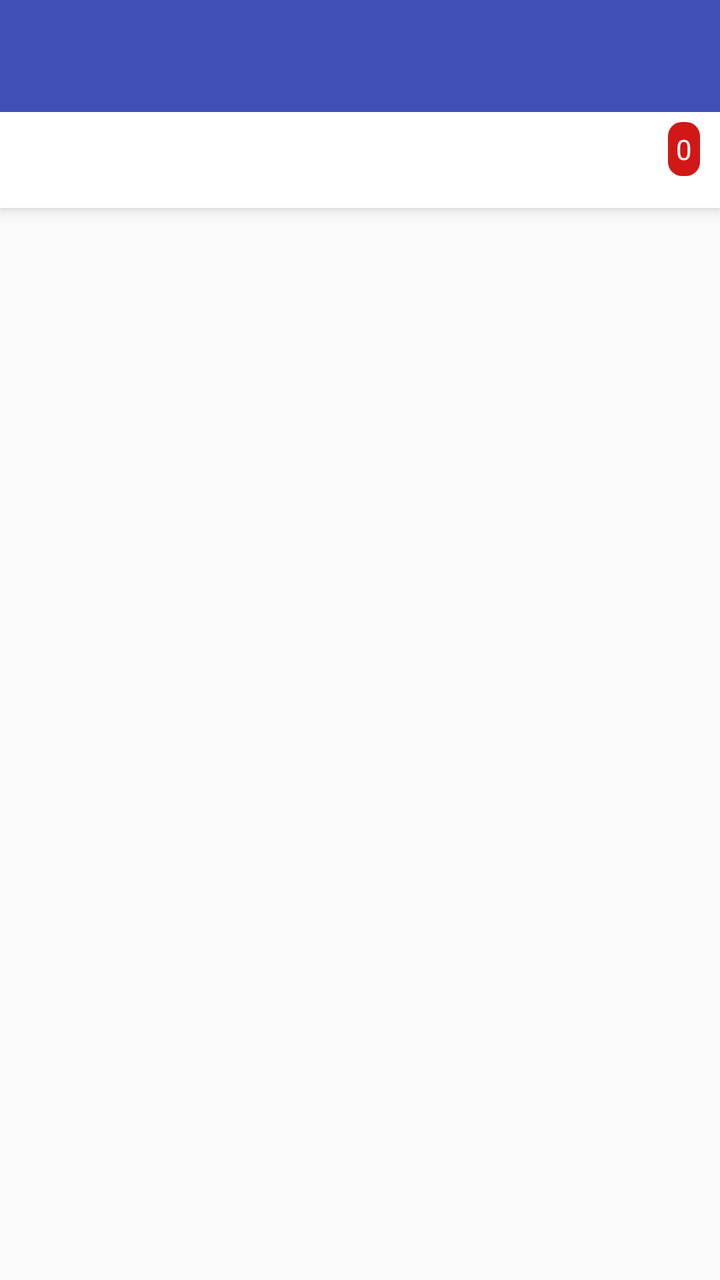
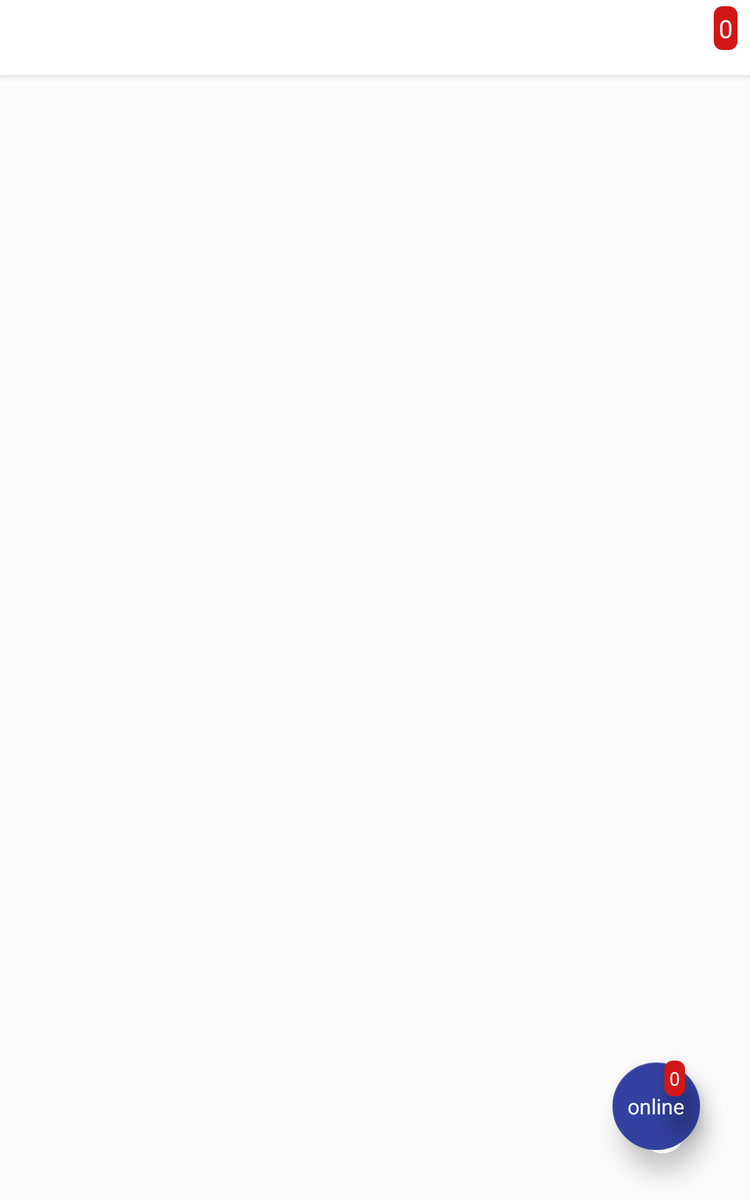

An Android layout and its configuration variant, each rendered on a device that would load it. The default file and the variant file are quoted in full after the pictures.
<!-- AndroidManifest.xml: application theme AppTheme -->
<!-- res/layout/activity_trang_chu_offline.xml -->
<?xml version="1.0" encoding="utf-8"?>
<android.support.design.widget.CoordinatorLayout xmlns:android="http://schemas.android.com/apk/res/android"
    xmlns:app="http://schemas.android.com/apk/res-auto"
    xmlns:tools="http://schemas.android.com/tools"
    android:layout_width="match_parent"
    android:layout_height="match_parent"
    tools:context="com.techhub.chatadminnodejs.TrangChuActivity">


    <android.support.v4.widget.DrawerLayout
        android:id="@+id/drawerlayout"
        android:layout_width="match_parent"
        android:layout_height="match_parent">


        <RelativeLayout
            android:id="@+id/toolbarmhc1"
            android:layout_width="wrap_content"
            android:layout_height="wrap_content">

            <android.support.design.widget.CoordinatorLayout
                android:layout_width="match_parent"
                android:layout_height="match_parent">

                <android.support.design.widget.AppBarLayout
                    android:id="@+id/appbarmhc"
                    android:layout_width="match_parent"
                    android:layout_height="wrap_content"
                    android:theme="@style/ThemeOverlay.AppCompat.Light">
                    <RelativeLayout

                        android:layout_width="match_parent"
                        android:layout_height="wrap_content">
                        <android.support.v7.widget.Toolbar
                            app:theme="@style/ThemeOverlay.AppCompat.Dark"
                            android:id="@+id/toolbartrangchuoffline"
                            android:layout_width="match_parent"
                            android:layout_height="?attr/actionBarSize"></android.support.v7.widget.Toolbar>
                        <RelativeLayout
                            android:layout_width="match_parent"
                            android:layout_height="wrap_content">
                            <com.daasuu.bl.BubbleLayout
                                android:id="@+id/paddingtvcounttrangchuoffline"
                                android:layout_width="wrap_content"
                                android:layout_height="wrap_content"

                                android:visibility="gone"
                                android:layout_marginLeft="25dp"
                                android:layout_marginTop="10dp"
                                app:bl_arrowDirection="left"
                                app:bl_arrowHeight="5dp"
                                app:bl_arrowPosition="13dp"
                                app:bl_arrowWidth="10dp"
                                app:bl_bubbleColor="#d61811"
                                app:bl_cornersRadius="10dp">
                                <TextView
                                    android:textSize="10sp"
                                    android:id="@+id/tvcoutitemtrangchumenuoffline"
                                    android:text="0"
                                    android:padding="5dp"
                                    android:textColor="#ffffff"
                                    android:layout_width="wrap_content"
                                    android:layout_height="wrap_content" />
                            </com.daasuu.bl.BubbleLayout>
                        </RelativeLayout>

                        <android.support.design.widget.TabLayout
                            android:layout_below="@+id/toolbartrangchuoffline"
                            android:id="@+id/tablayoutmenuoffline"
                            android:layout_width="match_parent"
                            android:layout_height="wrap_content"
                            android:background="#ffffff"
                            app:tabGravity="fill"
                            app:tabIndicatorColor="#858381"
                            app:tabIndicatorHeight="3dp"
                            app:tabMode="fixed"
                            app:tabSelectedTextColor="#646362"
                            app:tabTextAppearance="@style/TabLayoutStyle"
                            app:tabTextColor="#969390">

                        </android.support.design.widget.TabLayout>

                        <RelativeLayout
                            android:layout_below="@+id/toolbartrangchuoffline"

                            android:layout_width="match_parent"
                            android:layout_height="match_parent">
                            <TextView

                                android:id="@+id/tvcartnboffline"
                                android:layout_width="wrap_content"
                                android:layout_height="wrap_content"
                                android:padding="4dp"
                                android:layout_alignParentRight="true"
                                android:layout_marginRight="10dp"
                                android:layout_marginTop="5dp"
                                android:background="@drawable/padingbagecart"
                                android:gravity="center"
                                android:text="0"
                                android:textColor="#fffffe" />
                        </RelativeLayout>

                    </RelativeLayout>
                </android.support.design.widget.AppBarLayout>


                <android.support.v4.view.ViewPager
                    android:id="@+id/viewpagemhcoffline"
                    app:layout_behavior="@string/appbar_scrolling_view_behavior"
                    android:layout_width="match_parent"
                    android:layout_height="match_parent"
                    android:layout_marginBottom="?attr/actionBarSize"
                    >
                </android.support.v4.view.ViewPager>


            </android.support.design.widget.CoordinatorLayout>








        </RelativeLayout>


        <android.support.design.widget.NavigationView
            android:id="@+id/navigationview"
            android:layout_width="match_parent"
            android:layout_height="match_parent"


            android:layout_gravity="start"
            android:background="#a20e0e0e">

            <LinearLayout

                android:layout_width="match_parent"

                android:layout_height="match_parent"
                android:orientation="vertical">

                <RelativeLayout
                    android:layout_width="match_parent"
                    android:layout_height="wrap_content">

                    <ListView
                        android:id="@+id/lvmenutrangchu"
                        android:layout_width="match_parent"
                        android:layout_height="wrap_content"
                        android:layout_marginTop="20dp"
                        android:divider="@android:color/transparent"
                        android:dividerHeight="0dp"></ListView>


                </RelativeLayout>

            </LinearLayout>


        </android.support.design.widget.NavigationView>


    </android.support.v4.widget.DrawerLayout>
</android.support.design.widget.CoordinatorLayout>
<!-- resources referenced by this layout -->
<resources>
  <!-- drawable padingbagecart (drawable) -->
  <?xml version="1.0" encoding="utf-8"?>
  <shape xmlns:android="http://schemas.android.com/apk/res/android"
      android:shape="rectangle">
      <solid android:color="#d21717" ></solid>
      <corners android:radius="7dp"></corners>
  
  </shape>
  <style name="TabLayoutStyle" parent="Base.Widget.Design.TabLayout">
          <item name="android:textSize">12sp</item>
  
          <item name="android:textAllCaps">false</item>
  
  
      </style>
  <style name="AppTheme" parent="Theme.AppCompat.Light.NoActionBar">
          
          <item name="colorPrimary">@color/colorPrimary</item>
          <item name="colorPrimaryDark">@color/colorPrimaryDark</item>
          <item name="colorAccent">@color/colorAccent</item>
      </style>
  <color name="colorPrimary">#3F51B5</color>
  <color name="colorPrimaryDark">#303F9F</color>
  <color name="colorAccent">#FF4081</color>
</resources>
<!-- res/layout-large/activity_trang_chu_offline.xml (the repository's variant of the layout above) -->
<!-- drawn on a 7-inch tablet held upright -->
<?xml version="1.0" encoding="utf-8"?>
<android.support.design.widget.CoordinatorLayout xmlns:android="http://schemas.android.com/apk/res/android"
    xmlns:app="http://schemas.android.com/apk/res-auto"
    xmlns:tools="http://schemas.android.com/tools"
    android:layout_width="match_parent"
    android:layout_height="match_parent"
    tools:context="com.techhub.chatadminnodejs.TrangChuActivity">


    <android.support.v4.widget.DrawerLayout
        android:id="@+id/drawerlayout"
        android:layout_width="match_parent"
        android:layout_height="match_parent">


        <RelativeLayout
            android:id="@+id/toolbarmhc1"
            android:layout_width="wrap_content"
            android:layout_height="wrap_content">

            <android.support.design.widget.CoordinatorLayout
                android:layout_width="match_parent"
                android:layout_height="match_parent">

                <android.support.design.widget.AppBarLayout
                    android:id="@+id/appbarmhc"
                    android:layout_width="match_parent"
                    android:layout_height="wrap_content"
                    android:theme="@style/ThemeOverlay.AppCompat.Light">
                    <RelativeLayout

                        android:layout_width="match_parent"
                        android:layout_height="wrap_content">

                        <android.support.design.widget.TabLayout
                            android:id="@+id/tablayoutmenuoffline"
                            android:layout_width="match_parent"
                            android:layout_height="60dp"
                            android:background="#ffffff"
                            app:tabGravity="fill"
                            app:tabIndicatorColor="#858381"
                            app:tabIndicatorHeight="3dp"
                            app:tabMode="fixed"
                            app:tabSelectedTextColor="#646362"
                            app:tabTextAppearance="@style/TabLayoutStyle"
                            app:tabTextColor="#969390"></android.support.design.widget.TabLayout>
                    </RelativeLayout>
                </android.support.design.widget.AppBarLayout>


                <android.support.v4.view.ViewPager
                    android:id="@+id/viewpagemhcoffline"
                    app:layout_behavior="@string/appbar_scrolling_view_behavior"
                    android:layout_width="match_parent"
                    android:layout_height="match_parent"
                    >
                </android.support.v4.view.ViewPager>


            </android.support.design.widget.CoordinatorLayout>

            <android.support.design.widget.CoordinatorLayout
                android:layout_width="match_parent"
                android:layout_height="match_parent">
                <RelativeLayout

                    android:layout_width="match_parent"
                    android:layout_height="match_parent">
                    <TextView

                        android:id="@+id/tvcartnboffline"
                        android:layout_width="wrap_content"
                        android:layout_height="wrap_content"
                        android:padding="4dp"
                        android:layout_alignParentRight="true"
                        android:layout_marginRight="10dp"
                        android:layout_marginTop="5dp"
                        android:background="@drawable/padingbagecart"
                        android:gravity="center"
                        android:textSize="20dp"
                        android:text="0"
                        android:textColor="#fffffe" />
                </RelativeLayout>
            </android.support.design.widget.CoordinatorLayout>


            <FrameLayout
                android:layout_width="150dp"
                android:layout_height="150dp"
                android:layout_alignParentBottom="true"


                android:layout_alignParentRight="true">
                <android.support.design.widget.FloatingActionButton
                    android:layout_width="70dp"
                    android:id="@+id/floatingbuttonselectoffline"
                    android:layout_gravity="center"
                    app:backgroundTint="#3241a0"

                    app:elevation="12dp"
                    android:layout_height="70dp"
                    />
                <TextView
                    android:id="@+id/tvselectonlineoffline"
                    android:layout_width="wrap_content"
                    android:layout_height="wrap_content"
                    android:layout_gravity="center"
                    android:elevation="16dp"
                    android:textSize="17dp"
                    android:text="online"
                    android:textColor="#ffffff"/>
                <TextView
                    android:id="@+id/tvcartnbfloatbuttonoffline"
                    android:elevation="16dp"
                    android:layout_gravity="center"
                    android:layout_marginLeft="15dp"
                    android:layout_marginBottom="22dp"
                    android:textColor="#ffffff"
                    android:padding="4dp"
                    android:layout_width="wrap_content"
                    android:layout_height="wrap_content"
                    android:text="0"
                    android:background="@drawable/padingbagecart"
                    android:textSize="15dp"/>
            </FrameLayout>

            <Button
                android:visibility="gone"
                android:id="@+id/btnlogout"
                android:layout_width="wrap_content"
                android:layout_height="wrap_content"
                android:text="logout"
                android:layout_alignParentBottom="true"/>

        </RelativeLayout>


        <android.support.design.widget.NavigationView
            android:id="@+id/navigationview"
            android:layout_width="match_parent"
            android:layout_height="match_parent"


            android:layout_gravity="start"
            android:background="#a20e0e0e">

            <LinearLayout

                android:layout_width="match_parent"

                android:layout_height="match_parent"
                android:orientation="vertical">

                <RelativeLayout
                    android:layout_width="match_parent"
                    android:layout_height="wrap_content">

                    <ListView
                        android:id="@+id/lvmenutrangchu"
                        android:layout_width="match_parent"
                        android:layout_height="wrap_content"
                        android:layout_marginTop="20dp"
                        android:divider="@android:color/transparent"
                        android:dividerHeight="0dp"></ListView>


                </RelativeLayout>

            </LinearLayout>


        </android.support.design.widget.NavigationView>


    </android.support.v4.widget.DrawerLayout>
</android.support.design.widget.CoordinatorLayout>
<!-- resources referenced by the variant -->
<!-- as a 7-inch tablet held upright resolves them -->
<resources>
  <!-- drawable padingbagecart (drawable) -->
  <?xml version="1.0" encoding="utf-8"?>
  <shape xmlns:android="http://schemas.android.com/apk/res/android"
      android:shape="rectangle">
      <solid android:color="#d21717" ></solid>
      <corners android:radius="7dp"></corners>
  
  </shape>
  <!-- from res/values-large/ -->
  <style name="TabLayoutStyle" parent="Base.Widget.Design.TabLayout">
          <item name="android:textSize">24dp</item>
  
          <item name="android:textAllCaps">false</item>
  
  
      </style>
  <!-- from res/values-large/ -->
  <style name="AppTheme" parent="Theme.AppCompat.Light.NoActionBar">
          
          <item name="colorPrimary">@color/colorPrimary</item>
          <item name="colorPrimaryDark">@color/colorPrimaryDark</item>
          <item name="colorAccent">@color/colorAccent</item>
      </style>
  <color name="colorPrimary">#3F51B5</color>
  <color name="colorPrimaryDark">#303F9F</color>
  <color name="colorAccent">#FF4081</color>
</resources>
